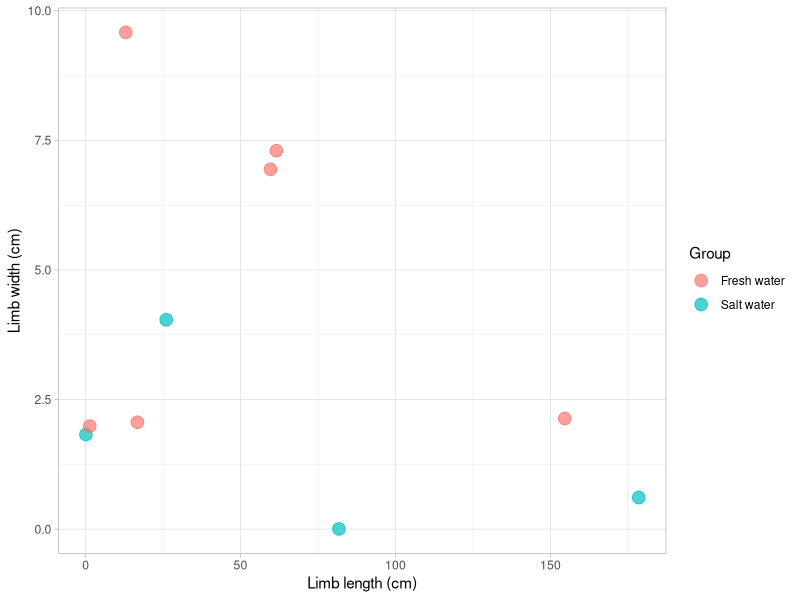
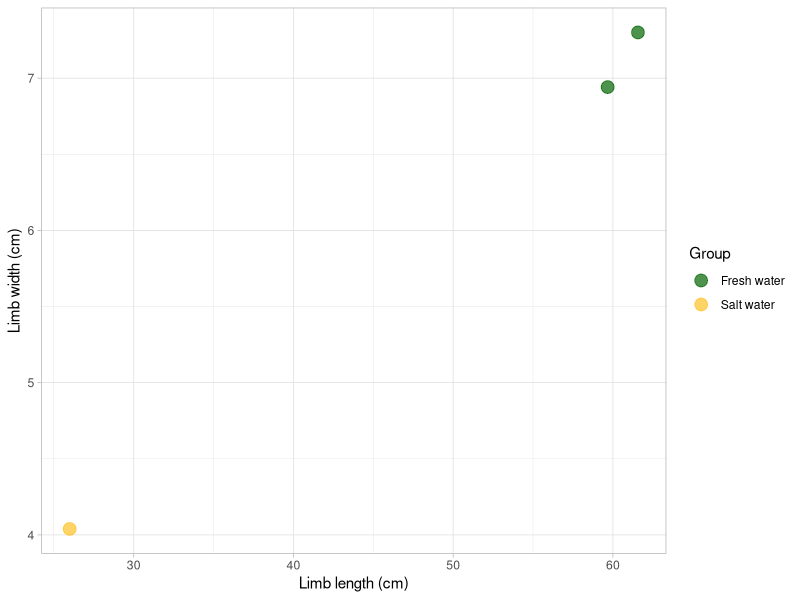

Reproduce these figures in R, in order.
## ---- chunk 1

library(dplyr)
library(ggplot2)
library(knitr)
MData<-read.csv("Data/measurements.csv")[,-1]
## ---- chunk 2

MData<-rename(MData,Org=Organism,Lwd=Limb.Width,Uwd=unitsW,Lln=Limb.Length,Uln=unitsL)
## ---- chunk 3

widthtocm<-function(i){
if(MData$Uwd[i]=="mm"){
  return(MData$Lwd[i]/10)}
  else{return(MData$Lwd[i])}}
MData<-mutate(MData,Width.All.cm=sapply(1:nrow(MData),widthtocm))

lengthtocm<-function(i){
if(MData$Uln[i]=="mm"){
  return(MData$Lln[i]/10)}
  else{return(MData$Lln[i])}}
MData<-mutate(MData,Length.All.cm=sapply(1:nrow(MData),lengthtocm))

MData<-mutate(MData,Volume=pi*((Width.All.cm/2)^2)*Length.All.cm)
## ---- chunk 4

set.seed(777)
MData<-mutate(MData,Group=sample(c("Salt.Water","Fresh.Water"),size=10,replace=TRUE,prob=c(0.5,0.5)))
## ---- chunk 5
kable(summarize(group_by(MData,Group),Mean.Width=mean(Width.All.cm),SD.Width=sd(Width.All.cm),Mean.Length=mean(Length.All.cm),SD.Length=sd(Length.All.cm),Mean.Volume=mean(Volume),SD.Volume=sd(Volume)), caption="Table 1: Tabe of summary statistics.")
## ---- chunk 6
ggplot(MData,aes(Length.All.cm,Width.All.cm,colour=Group))+
  geom_point(size=I(4),alpha=0.7)+
  xlab("Limb length (cm)")+
  ylab("Limb width (cm)")+
  labs(colour="Group")+
  scale_colour_discrete(name="Group",labels=c("Fresh water","Salt water"))+
  theme_light()
## ---- chunk 7
#Mean volume is 696.13 for freshwater and 647.83 for salt water
MDataLg<-filter(group_by(MData,Group),Volume>mean(Volume))

ggplot(MDataLg,aes(Length.All.cm,Width.All.cm,colour=Group))+
  geom_point(size=I(4),alpha=0.7)+
  xlab("Limb length (cm)")+
  ylab("Limb width (cm)")+
  labs(colour="Group")+
  scale_colour_manual(values=c("darkgreen","goldenrod1"),name="Group",labels=c("Fresh water","Salt water"))+
  theme_light()
## ---- chunk 8
MdataSm<-filter(group_by(MData,Group),Volume<mean(Volume))
kable(select(rename(ungroup(MdataSm),Species=Org),Species,Volume),caption="Table of species and their volumes for species with below-average volume.")
